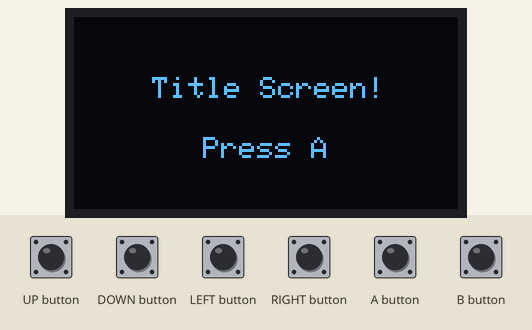
This sketch was run on a simulated Arduboy, built with avr-gcc and run on an emulated ATmega32U4. Parts: 128×64 one-colour display. Inputs (shaded band) come from the test bench. EEPROM starts erased.

Above: at 1.2 s.
1.3 s: A button pressed for 0.15 s
At 1.9 s:
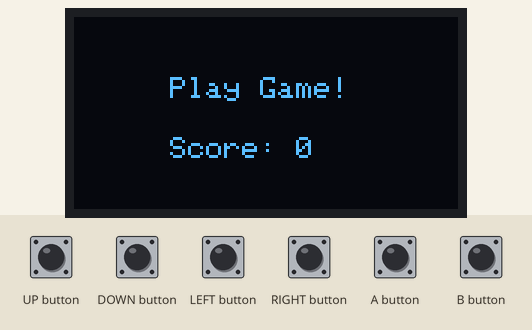
2.9 s: A button pressed for 1 s
At 3.4 s:
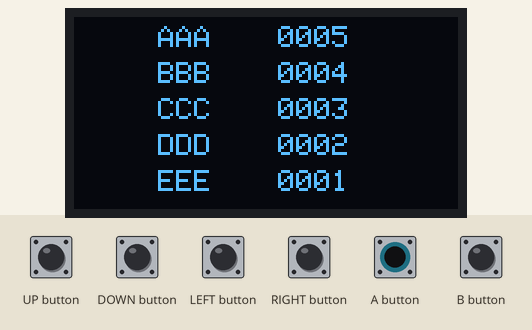
5.4 s: B button pressed for 0.15 s
At 6.2 s:
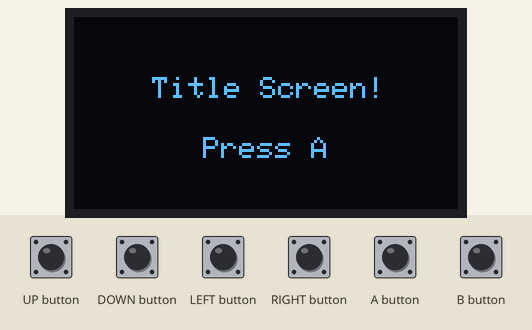
7.0 s: B button pressed for 1 s
At 7.7 s:
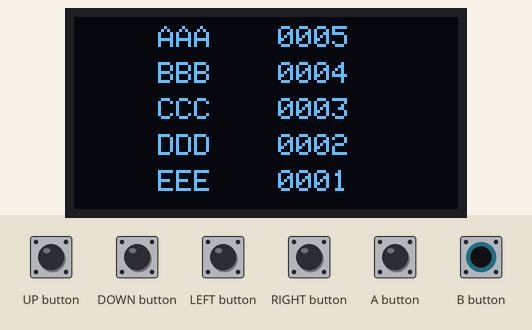
Timing chart, 0 to 10.0 s (numbered marks = the images above; inputs shaded):
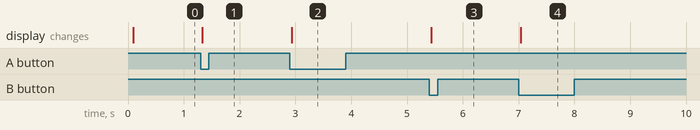

Measured:
- after the input at 1.3 s, the display: changes at once (image 1)
- after the input at 2.9 s, the display: changes at once (image 2)
- after the input at 5.4 s, the display: changes at once (image 3)
- after the input at 7.0 s, the display: changes at once (image 4)

The sketch:

HighScore.ino
```cpp
#include <Arduboy2.h>


// Defines ----------------------------------------------------------------------

#define EEPROM_GUARD_LETTER_1         'X'
#define EEPROM_GUARD_LETTER_2         'Y'
#define EEPROM_START                  EEPROM_STORAGE_SPACE_START + 300
#define EEPROM_START_C1               EEPROM_START
#define EEPROM_START_C2               EEPROM_START + 1
#define EEPROM_TOP_START              EEPROM_START + 2
#define EEPROM_ENTRY_SIZE             5
#define DO_NOT_EDIT_SLOT              255
#define MAX_NUMBER_OF_SLOTS           5


// -------------------------------------------------------------------------------
// Slot structure.  Holds a single high score entry

struct Slot {

  uint8_t slotNumber;
  uint8_t charIndex;
  uint8_t chars[3];
  uint16_t score;

  void incCharIndex() {
    if (this->charIndex < 2) this->charIndex++;
  }

  void decCharIndex() {
    if (this->charIndex > 0) this->charIndex--;
  }

  void incChar() {

    if (this->chars[this->charIndex] == 'Z') {
      this->chars[this->charIndex] = 'A';
    }
    else {
      this->chars[this->charIndex]++;
    }

  }

  void decChar() {

    if (this->chars[this->charIndex] == 'A') {
      this->chars[this->charIndex] = 'Z';
    }
    else {
      this->chars[this->charIndex]--;
    }

  }

  void reset() {

    this->slotNumber = DO_NOT_EDIT_SLOT;
    this->charIndex = 0;
    this->chars[0] = 'A';
    this->chars[1] = 'A';
    this->chars[2] = 'A';
    this->score = 0;

  }

};


// -------------------------------------------------------------------------------
// Utilities to read and write detqails to the EEPROM

struct EEPROM_Utils {


 /* -----------------------------------------------------------------------------
  *   Is the EEPROM initialised?
  *
  *   Looks for the characters 'X' and 'Y' in the first two bytes of the EEPROM
  *   memory range starting from byte EEPROM_START.  If not found, it resets the
  *   settings back to default ..
  */
  void initEEPROM() {

    uint8_t c1 = EEPROM.read(EEPROM_START_C1);
    uint8_t c2 = EEPROM.read(EEPROM_START_C2);

    if (c1 != EEPROM_GUARD_LETTER_1 || c2 != EEPROM_GUARD_LETTER_2) {

      uint16_t score = 0;
      EEPROM.update(EEPROM_START_C1, EEPROM_GUARD_LETTER_1);
      EEPROM.update(EEPROM_START_C2, EEPROM_GUARD_LETTER_2);

      for (uint8_t x = 0; x < MAX_NUMBER_OF_SLOTS; x++) {

        EEPROM.update(EEPROM_TOP_START + (EEPROM_ENTRY_SIZE * x),     'A' + x);
        EEPROM.update(EEPROM_TOP_START + (EEPROM_ENTRY_SIZE * x) + 1, 'A' + x);
        EEPROM.update(EEPROM_TOP_START + (EEPROM_ENTRY_SIZE * x) + 2, 'A' + x);

        score = MAX_NUMBER_OF_SLOTS - x;
        EEPROM.put(EEPROM_TOP_START + (EEPROM_ENTRY_SIZE * x) + 3, score);

      }

    }

  }


  // Get details of slot number x.

  Slot getSlot(uint8_t x) {

    Slot slot;

    slot.slotNumber = x;
    slot.chars[0] = EEPROM.read(EEPROM_TOP_START + (EEPROM_ENTRY_SIZE * x));
    slot.chars[1] = EEPROM.read(EEPROM_TOP_START + (EEPROM_ENTRY_SIZE * x) + 1);
    slot.chars[2] = EEPROM.read(EEPROM_TOP_START + (EEPROM_ENTRY_SIZE * x) + 2);

    uint16_t score = 0;
    EEPROM.get(EEPROM_TOP_START + (EEPROM_ENTRY_SIZE * x) + 3, score);
    slot.score = score;

    return slot;

  }


  // Test to see if hte new score deserves a place on the high score table, if so make room for it and return the index ..

  uint8_t saveScore(uint16_t score) {

    uint8_t newIndex = DO_NOT_EDIT_SLOT;


    // Look to see if the provided score is higher than any existing ones ..

    for (uint8_t x = 0; x < MAX_NUMBER_OF_SLOTS; x++) {

      Slot test = getSlot(x);

      if (test.score <= score) {

        newIndex = x;
        break;

      }

    }


    // If a slot was found then ripple all those below it down ..

    if (newIndex < DO_NOT_EDIT_SLOT) {

      for (uint8_t x = MAX_NUMBER_OF_SLOTS - 1; x > newIndex; x--) {

        Slot slot = getSlot(x - 1);
        slot.slotNumber = x;
        saveSlot(slot);

      }


      // .. and save the new score with the default AAA name ..

      Slot newSlot;
      newSlot.slotNumber = newIndex;
      newSlot.chars[0] = 'A';
      newSlot.chars[1] = 'A';
      newSlot.chars[2] = 'A';
      newSlot.score = score;
      saveSlot(newSlot);

    }

    return newIndex;

  }


  // Save a slot ..

  void saveSlot(Slot &slot) {

      EEPROM.update(EEPROM_TOP_START + (EEPROM_ENTRY_SIZE * slot.slotNumber), slot.chars[0]);
      EEPROM.update(EEPROM_TOP_START + (EEPROM_ENTRY_SIZE * slot.slotNumber) + 1, slot.chars[1]);
      EEPROM.update(EEPROM_TOP_START + (EEPROM_ENTRY_SIZE * slot.slotNumber) + 2, slot.chars[2]);
      EEPROM.update(EEPROM_TOP_START + (EEPROM_ENTRY_SIZE * slot.slotNumber), slot.chars[0]);
      EEPROM.put(EEPROM_TOP_START + (EEPROM_ENTRY_SIZE * slot.slotNumber) + 3, slot.score);

  }

};


// -------------------------------------------------------------------------------
//   Start of Game
// -------------------------------------------------------------------------------

Arduboy2 arduboy;
EEPROM_Utils eeprom_Utils;

enum GameState {
  Title_Init,
  Title,
  PlayGame_Init,
  PlayGame,
  HighScore_Init,
  HighScore,
};

struct TitleScreenVars { };

struct GamePlayVars {

  uint8_t score = 0;

  void reset() {
    score = 0;
  }

};

struct HighScoreVars {

  Slot slot;

};

TitleScreenVars titleScreenVars;
GamePlayVars gamePlayVars;
HighScoreVars highScoreVars;

GameState gameState = GameState::Title_Init;

void setup() {

	arduboy.boot();
  eeprom_Utils.initEEPROM();

	gameState = GameState::Title_Init;

}

void loop() {

	if (!arduboy.nextFrame()) return;
	arduboy.pollButtons();
  arduboy.clear();

	switch (gameState) {

    case GameState::Title_Init:
      title_Init();
      [[fallthrough]]

    case GameState::Title:
      title();
      break;

		case GameState::PlayGame_Init:
      playGame_Init();
      [[fallthrough]]

		case GameState::PlayGame:
      playGame();
			break;

		case GameState::HighScore_Init:
      highScore_Init();
      [[fallthrough]]

		case GameState::HighScore:
      highScore();
			break;

		default: break;

	}

  arduboy.display();

}


// ----------------------------------------------------------------------------
//  Title state ..
//
void title_Init() {

  gameState = GameState::Title;

}

void title() {

	// Handle input ..

	if (arduboy.justPressed(A_BUTTON)) {
    gameState = GameState::PlayGame_Init;
	}

	if (arduboy.justPressed(B_BUTTON)) {
    gameState = GameState::HighScore_Init;
	}

  // Render screen ..

  arduboy.setCursor(26, 20);
  arduboy.print(F("Title Screen!"));

  arduboy.setCursor(43, 40);
  arduboy.print(F("Press A"));

}


// ----------------------------------------------------------------------------
//  Game state ..
//
void playGame_Init() {

  gamePlayVars.reset();
  gameState = GameState::PlayGame;

}

void playGame() {


	// Handle input ..

	if (arduboy.justPressed(UP_BUTTON)) {
    gamePlayVars.score++;
	}

	if (arduboy.justPressed(DOWN_BUTTON)) {
    gamePlayVars.score--;
	}

	if (arduboy.justPressed(A_BUTTON)) {
    gameState = GameState::HighScore_Init;
	}


  // Render screen ..

  arduboy.setCursor(32, 20);
  arduboy.print(F("Play Game!"));
  arduboy.setCursor(32, 40);
  arduboy.print(F("Score: "));
  arduboy.print(gamePlayVars.score);

}


// --------------------------------------------------------------------------------------
//  High Score state
//
void highScore_Init() {

  highScoreVars.slot.reset();
  highScoreVars.slot.score = gamePlayVars.score;
  highScoreVars.slot.slotNumber = eeprom_Utils.saveScore(gamePlayVars.score);

  gameState = GameState::HighScore;

}

void highScore() {

  uint8_t xOffset = 28;
  uint8_t yOffset = 3;

  for (uint8_t x = 0; x < MAX_NUMBER_OF_SLOTS; x++) {

    Slot slot = eeprom_Utils.getSlot(x);

    arduboy.setCursor(xOffset, yOffset);

    if (x != highScoreVars.slot.slotNumber) {


      // Render existing score details ..

      arduboy.print(static_cast<char>(slot.chars[0]));
      arduboy.print(static_cast<char>(slot.chars[1]));
      arduboy.print(static_cast<char>(slot.chars[2]));

    }
    else {

      // Render new deatils ..

      arduboy.print(static_cast<char>(highScoreVars.slot.chars[0]));
      arduboy.print(static_cast<char>(highScoreVars.slot.chars[1]));
      arduboy.print(static_cast<char>(highScoreVars.slot.chars[2]));

      // Render underline ..

      arduboy.drawFastHLine(xOffset + (highScoreVars.slot.charIndex * 6), yOffset - 2, 5);
      arduboy.drawFastHLine(xOffset + (highScoreVars.slot.charIndex * 6), yOffset + 8, 5);

    }


    arduboy.setCursor(xOffset + 40, yOffset);

    if (slot.score < 1000)  arduboy.print("0");
    if (slot.score < 100)   arduboy.print("0");
    if (slot.score < 10)    arduboy.print("0");

    arduboy.print(slot.score);

    yOffset = yOffset + 12;

  }


  // Handle buttons ..

  if (highScoreVars.slot.slotNumber != DO_NOT_EDIT_SLOT) {

    if (arduboy.justPressed(UP_BUTTON))       { highScoreVars.slot.incChar(); }
    if (arduboy.justPressed(DOWN_BUTTON))     { highScoreVars.slot.decChar(); }
    if (arduboy.justPressed(LEFT_BUTTON))     { highScoreVars.slot.decCharIndex(); }
    if (arduboy.justPressed(RIGHT_BUTTON))    { highScoreVars.slot.incCharIndex(); }

    if (arduboy.justPressed(A_BUTTON)) {

      eeprom_Utils.saveSlot(highScoreVars.slot);
      highScoreVars.slot.reset();
      gamePlayVars.reset();

    }

  }
  else {

    if (arduboy.justPressed(A_BUTTON) || arduboy.justPressed(B_BUTTON)) {

      gameState = GameState::Title_Init;

    }

  }

}
```
